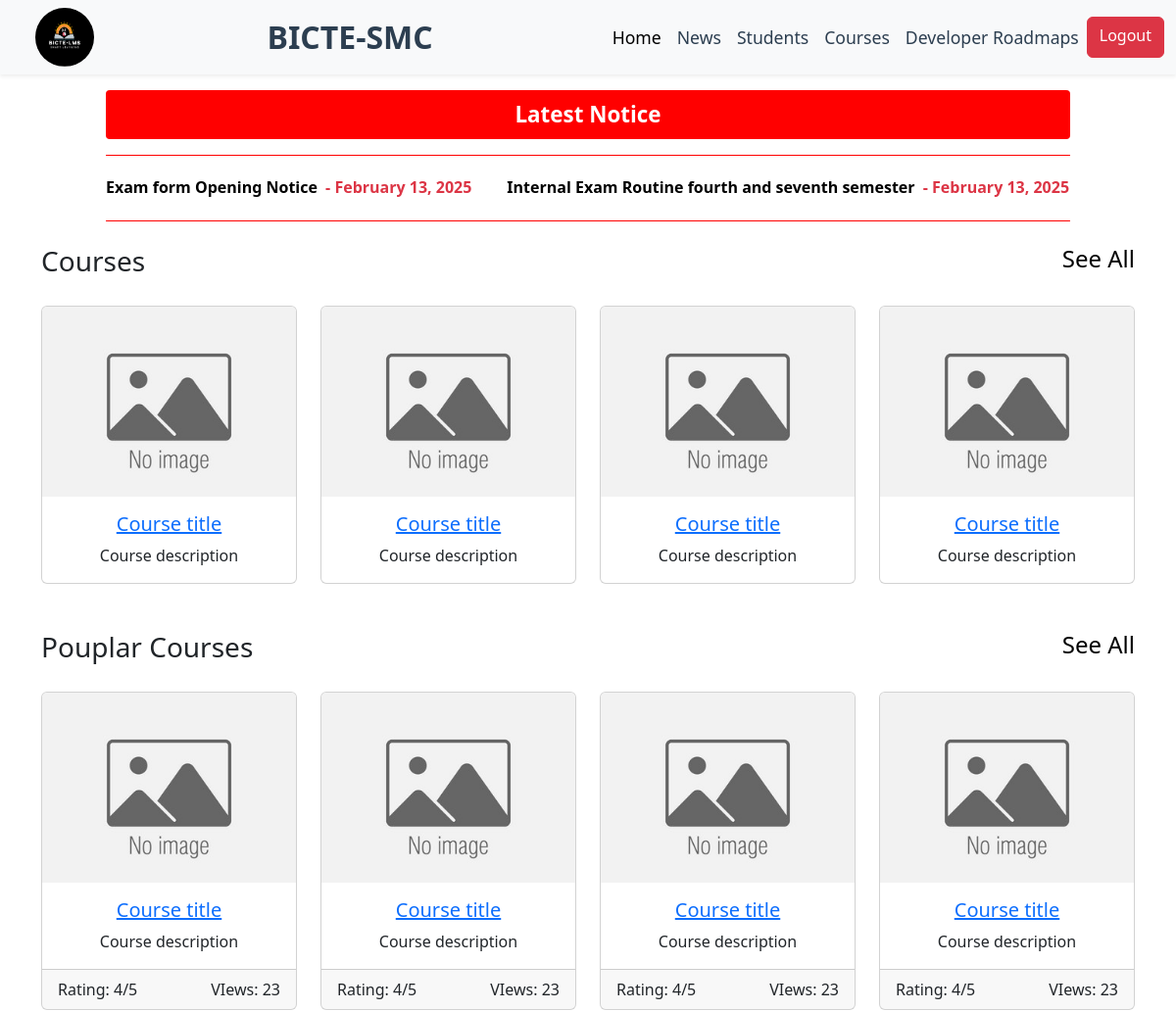
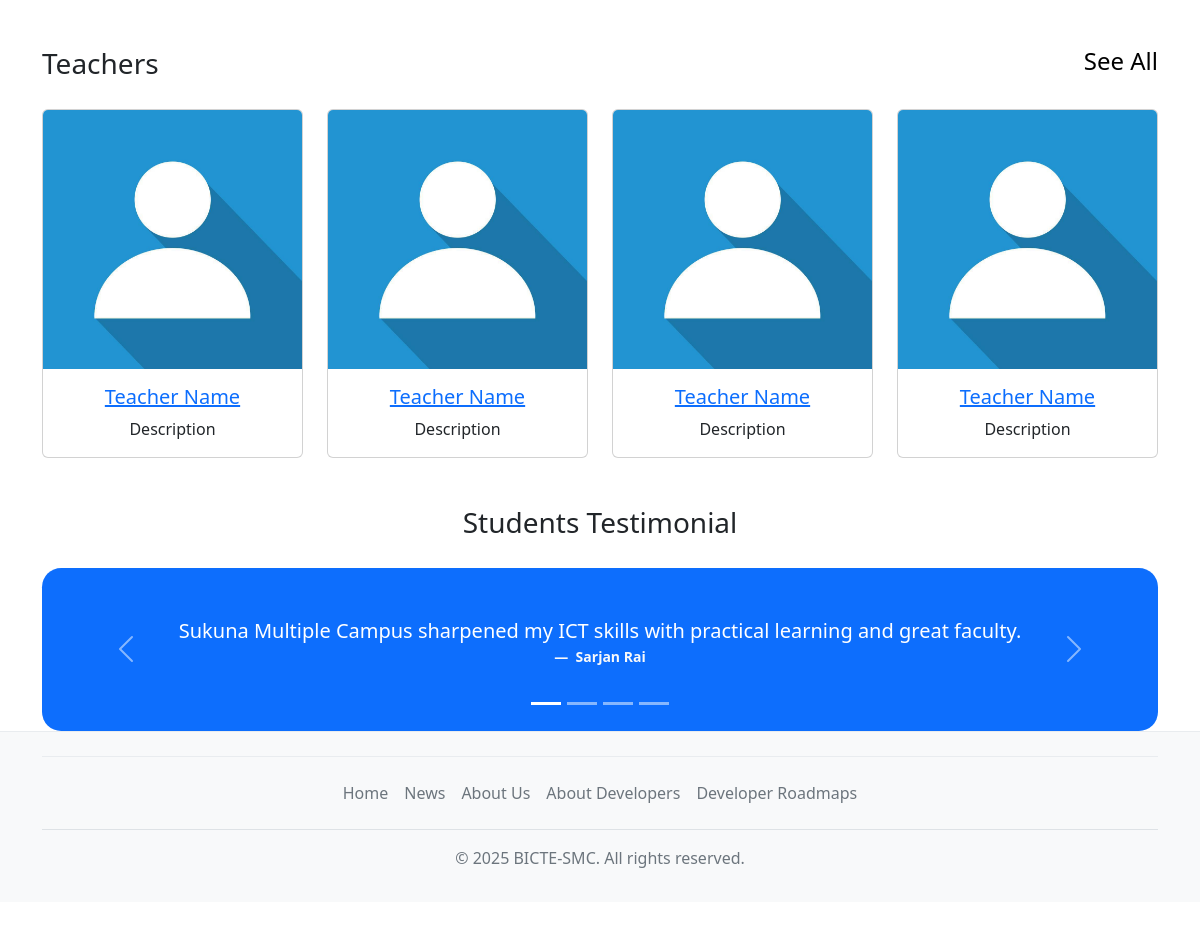
The page /api/home/ (signed in) on the database its author committed (2 pictures, top to bottom).
### main/models.py (models this page shows, shortened)
class Notice(models.Model):
    title = models.CharField(max_length=200)
    description = models.TextField()
    link = models.URLField(blank=True, null=True)
    notic_file = models.FileField(upload_to="notices/", blank=True, null=True, verbose_name="Notice File")
    timestamp = models.DateTimeField(default=timezone.now)
    user = models.ForeignKey(User, on_delete=models.CASCADE)  # Associate notice with a user

### main/views.py (the view)
# urls.py: path('home/', views.index_view, name='index'),
@login_required(login_url='/api/login/')
def index_view(request):
    latest_notices = Notice.objects.all().order_by('-timestamp')[:5]
    return render(request, 'frontends/index.html', {'latest_notices': latest_notices})

### templates/frontends/index.html (shortened to what this page needs)
{% extends "base_template/main.html" %} {% load static %} {% block title %}Home - BICTESMC{% endblock %} {% block content %} {% include 'frontends/notice-slider.html' %}
<div class="container mt-4 ">
    <h3 class="pb-1 mb-4">
        Courses
        <a href="/api/latest-course/" class="float-end fs-4 for-more-link">
            <span>See All</span>
        </a>
    </h3>
    <div class="row ">
        <div class="col-md-3">
            <div class="card md-4">
                <a href="/api/course-detail/1"><img src="{% static 'images/no_image.jpg' %}" class="card-img-top" alt="No Image" /></a>
                <div class="card-body">
                    <h5 class="card-title text-center">
                        <a href="/api/course-detail/1">Course title</a>
                    </h5>
                    <p class="card-text text-center">Course description</p>
                </div>
            </div>
        </div>
        <div class="col-md-3">
            <div class="card">
                <a href="/api/course-detail/2"><img src="{% static 'images/no_image.jpg' %}" class="card-img-top" alt="No Image" /></a>
                <div class="card-body">
                    <h5 class="card-title text-center">
                        <a href="#">Course title</a>
                    </h5>
                    <p class="card-text text-center">Course description</p>
                </div>
            </div>
        </div>
        <div class="col-md-3">
            <div class="card">
                <a href="/api/course-detail/3"><img src="{% static 'images/no_image.jpg' %}" class="card-img-top" alt="No Image" /></a>
                <div class="card-body">
                    <h5 class="card-title text-center">
                        <a href="#">Course title</a>
                    </h5>
                    <p class="card-text text-center">Course description</p>
                </div>
            </div>
        </div>
        <div class="col-md-3">
            <div class="card">
                <a href="/api/course-detail/4"><img src="{% static 'images/no_image.jpg' %}" class="card-img-top" alt="No Image" /></a>
                <div class="card-body">
                    <h5 class="card-title text-center">
                        <a href="#">Course title</a>
                    </h5>
                    <p class="card-text text-center">Course description</p>
                </div>
            </div>
        </div>
    </div>
    <h3 class="pb-1 mb-4 mt-5">
        Pouplar Courses
        <a href="/api/popular-course/" class="float-end fs-4 for-more-link">
            <span>See All</span>
        </a>
    </h3>
    <div class="row">
        <div class="col-md-3">
            <div class="card md-4">
                <a href="/api/course-detail/1"><img src="{% static 'images/no_image.jpg' %}" class="card-img-top" alt="No Image" /></a>
                <div class="card-body">
                    <h5 class="card-title text-center">
                        <a href="/api/course-detail/1">Course title</a>
                    </h5>
                    <p class="card-text text-center">Course description</p>
                </div>
                <div class="card-footer text-center">
                    <div class="-title">
                        <span class="float-start">Rating: 4/5</span>
                        <span class="float-end">VIews: 23</span>
                    </div>
                </div>
            </div>
        </div>
        <div class="col-md-3">
            <div class="card">
                <a href="/api/course-detail/2"><img src="{% static 'images/no_image.jpg' %}" class="card-img-top" alt="No Image" /></a>
                <div class="card-body">
                    <h5 class="card-title text-center">
                        <a href="#">Course title</a>
                    </h5>
                    <p class="card-text text-center">Course description</p>
                </div>
                <div class="card-footer text-center">
                    <div class="-title">
                        <span class="float-start">Rating: 4/5</span>
                        <span class="float-end">VIews: 23</span>
                    </div>
                </div>
            </div>
        </div>
        <div class="col-md-3">
            <div class="card">
                <a href="/api/course-detail/3"><img src="{% static 'images/no_image.jpg' %}" class="card-img-top" alt="No Image" /></a>
                <div class="card-body">
                    <h5 class="card-title text-center">
                        <a href="#">Course title</a>
                    </h5>
                    <p class="card-text text-center">Course description</p>
                </div>
                <div class="card-footer text-center">
                    <div class="-title">
                        <span class="float-start">Rating: 4/5</span>
                        <span class="float-end">VIews: 23</span>
                    </div>
                </div>
            </div>
        </div>
        <div class="col-md-3">
            <div class="card">
                <a href="/api/course-detail/4"><img src="{% static 'images/no_image.jpg' %}" class="card-img-top" alt="No Image" /></a>
                <div class="card-body">
                    <h5 class="card-title text-center">
                        <a href="#">Course title</a>
                    </h5>
                    <p class="card-text text-center">Course description</p>
                </div>
                <div class="card-footer text-center">
                    <div class="-title">
                        <span class="float-start">Rating: 4/5</span>
                        <span class="float-end">VIews: 23</span>
                    </div>
                </div>
            </div>
        </div>
    </div>
    <h3 class="pb-1 mb-4 mt-5 ">
        Teachers
        <a href="/api/all-teacher-list/" class="float-end fs-4 for-more-link">
            <span>See All</span>
        </a>
    </h3>
    <div class="row md-4">
        <div class="col-md-3">
            <div class="card">
                <a href="/api/base-teacher-details/1"><img src="{% static 'images/default-profile-picture1.jpg' %}" class="card-img-top" alt="No Image" /></a>
                <div class="card-body">
                    <h5 class="card-title text-center">
                        <a href="/api/base-teacher-details/1">Teacher Name</a>
                    </h5>
                    <p class="card-text text-center">Description</p>
                </div>
            </div>
        </div>
        <div class="col-md-3">
            <div class="card">
                <a href="/api/base-teacher-details/2"><img src="{% static 'images/default-profile-picture1.jpg' %}" class="card-img-top" alt="No Image" /></a>
                <div class="card-body">
                    <h5 class="card-title text-center">
                        <a href="/api/base-teacher-details/2">Teacher Name</a>
                    </h5>
                    <p class="card-text text-center">Description</p>
                </div>
            </div>
        </div>
        <div class="col-md-3">
            <div class="card">
                <a href="/api/base-teacher-details/3"><img src="{% static 'images/default-profile-picture1.jpg' %}" class="card-img-top" alt="No Image" /></a>
                <div class="card-body">
                    <h5 class="card-title text-center">
                        <a href="/api/base-teacher-details/3">Teacher Name</a>
                    </h5>
                    <p class="card-text text-center">Description</p>
                </div>
            </div>
        </div>
        <div class="col-md-3">
            <div class="card">
                <a href="/api/base-teacher-details/4"><img src="{% static 'images/default-profile-picture1.jpg' %}" class="card-img-top" alt="No Image" /></a>
                <div class="card-body">
                    <h5 class="card-title text-center">
                        <a href="/api/base-teacher-details/4">Teacher Name</a>
                    </h5>
                    <p class="card-text text-center">Description</p>
                </div>
            </div>
        </div>
    </div>
    <h3 class="pb-1 mb-4 mt-5 text-center">Students Testimonial</h3>
    <div id="carouselExampleIndicators" class="carousel slide student-testomonal bg-primary text-white py-5" data-bs-ride="carousel">
        <div class="carousel-indicators">
            <button type="button" data-bs-target="#carouselExampleIndicators" data-bs-slide-to="0" class="active" aria-current="true" aria-label="Slide 1"></button>
            <button type="button" data-bs-target="#carouselExampleIndicators" data-bs-slide-to="1" aria-label="Slide 2"></button>
            <button type="button" data-bs-target="#carouselExampleIndicators" data-bs-slide-to="2" aria-label="Slide 3"></button>
            <button type="button" data-bs-target="#carouselExampleIndicators" data-bs-slide-to="3" aria-label="Slide 4"></button>
        </div>
        <div class="carousel-inner">
            <div class="carousel-item active">
                <figure class="text-center">
                    <blockquote class="blockquote">
                        <p>
                            Sukuna Multiple Campus sharpened my ICT skills with practical learning and great faculty.
                        </p>
                    </blockquote>
                    <figcaption class="blockquote-footer text-light fw-bold">
                        Sarjan Rai
                    </figcaption>
                </figure>
            </div>
        </div>
        <button class="carousel-control-prev" type="button" data-bs-target="#carouselExampleIndicators" data-bs-slide="prev">
        <span class="carousel-control-prev-icon" aria-hidden="true"></span>
      </button>
        <button class="carousel-control-next" type="button" data-bs-target="#carouselExampleIndicators" data-bs-slide="next">
        <span class="carousel-control-next-icon" aria-hidden="true"></span>
      </button>
    </div>
</div>
{% endblock %}

### templates/frontends/notice-slider.html (shortened to what this page needs)
<a href="/api/notice/" class="text-decoration-none text-light fw-bold">
  <div class="latest-notice-label">Latest Notice</div>
</a>
<div class="stock-ticker">
  <div class="ticker-container">
    <ul class="ticker-ul">
      {% for notice in latest_notices %}
      <li class="notice-list">
        <span class="title"
          ><a href="/api/notice/{{notice.id}}">{{ notice.title }}</a></span
        >
        <span class="timestamp text-danger fw-bold">
          - {{ notice.timestamp|date:"F d, Y" }}</span
        >
      </li>
      {% endfor %}
    </ul>
  </div>
</div>

### templates/base_template/main.html (style rules this page uses)
.stock-ticker { margin-left: auto; margin-right: auto; width: 82%; margin-top: 1rem; font-size: 1rem; padding-block: 4px; border-block: 0.7px solid red; display: flex; overflow: hidden; user-select: none; height: 4.3rem; }
.stock-ticker .ticker-container { display: flex; gap: 2rem; animation: scroll 20s linear infinite; }
.stock-ticker ul { list-style: none; display: flex; gap: 2rem; margin: 0; padding: 0; flex-shrink: 0; padding-bottom: 10px; }
.stock-ticker .title { font-weight: bold; text-decoration: none; }
.stock-ticker .timestamp { margin-inline: 4px; }
.stock-ticker .title a { text-decoration: none; color: black; }
.notice-list { margin-top: 1rem; }
.latest-notice-label { background-color: red; color: white; font-size: 1.4rem; font-weight: 600; padding: 8px 15px; border-radius: 4px; margin: 1rem auto; width: 82%; text-align: center; white-space: nowrap; }

### templates/frontends/index.html (style rules this page uses)
.student-testomonal { border-radius: 1.2rem; }
.for-more-link { color: black; text-decoration: none; position: relative; display: inline-block; }
.for-more-link::after { content: "→"; font-weight: bold; position: absolute; left: 50%; color: white; background-color: rgb(34, 59, 166); top: 50%; border-radius: 50%; padding-left: 0.7rem; padding-right: 0.7rem; padding-top: 0.2rem; padding-bottom: 0.4rem; transform: translate(-50%, -50%); opacity: 0; transition: opacity 0.3s ease; }

### rows shown on the page
Notice: title "Exam form Opening Notice", timestamp "February 13, 2025"
Notice: title "Internal Exam Routine fourth and seventh semester", timestamp "February 13, 2025"
